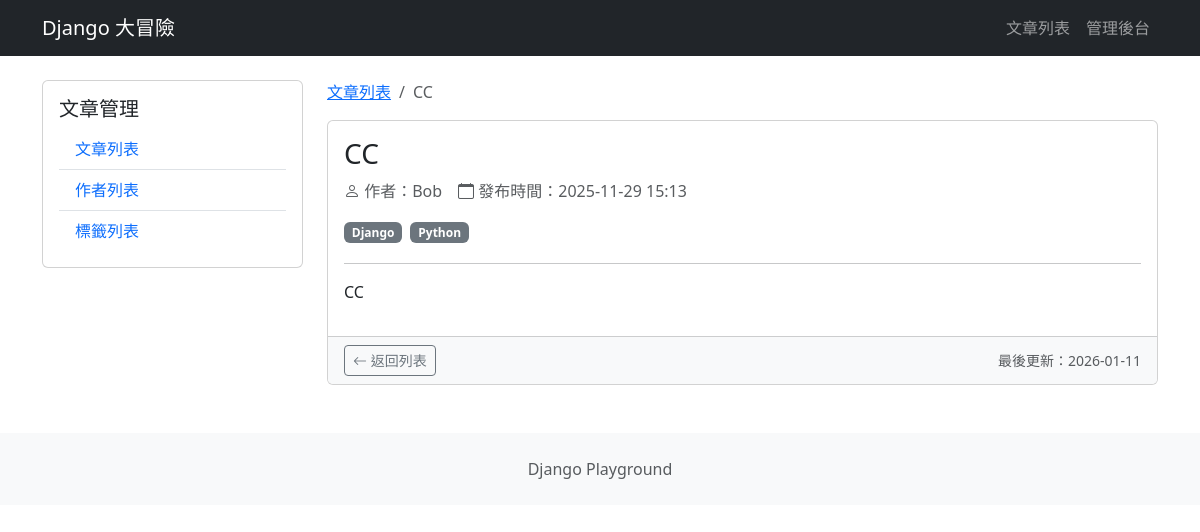
The page /blog/articles/6/ on the database its author committed.
### blog/models.py (models this page shows, shortened)
class Article(models.Model):
    title = models.CharField(max_length=200)
    content = models.TextField()
    created_at = models.DateTimeField(auto_now_add=True)
    updated_at = models.DateTimeField(auto_now=True)
    is_published = models.BooleanField(default=False)
    author = models.ForeignKey(  # ForeignKey外鍵會關聯到Author這張表
        Author,
        on_delete=models.CASCADE,  # 假設作者這筆資料被刪掉,文章就一起被刪掉
        related_name="articles",  # 反向的名字如何查詢,不寫也可以,Django 會自動命名為Default article
        null=True,
        blank=True,
    )
    tags = models.ManyToManyField(  # 多對多的關聯
        Tag,
        related_name="articles",  # 反向的名字如何查詢
        blank=True,
    )

class Author(models.Model):
    name = models.CharField(max_length=100)
    email = models.EmailField(unique=True)
    bio = models.TextField(blank=True)
    created_at = models.DateTimeField(auto_now_add=True)

class Tag(models.Model):
    name = models.CharField(max_length=50, unique=True)

### blog/views.py (the view)
# urls.py: path("articles/<int:article_id>/", views.article_detail, name="article_detail"),
def article_detail(request, article_id):
    article = get_object_or_404(Article, id=article_id)
    return render(request, "blog/article_detail.html", {"article": article})

### blog/templates/blog/article_detail.html (shortened to what this page needs)
{% extends "blog/base.html" %}
{% block blog_content %}
    <nav aria-label="breadcrumb" class="d-none d-md-block">
        <ol class="breadcrumb">
            <li class="breadcrumb-item">
                <a href="{% url 'blog:article_list' %}">文章列表</a>
            </li>
            <li class="breadcrumb-item active">
                {{ article.title }}
            </li>
        </ol>
    </nav>
    <article class="card">
        <div class="card-body">
            <h1 class="card-title fs-3 fs-md-2 fs-lg-1">
                {{ article.title }}
            </h1>
            <div class="d-flex flex-column flex-md-row align-items-md-center mb-3 text-muted">
                <span class="me-md-3 mb-2 mb-md-0">
                    <i class="bi bi-person"></i>
                    作者：{{ article.author.name }}
                </span>
                <span>
                    <i class="bi bi-calendar"></i>
                    發布時間：{{ article.created_at|date:"Y-m-d H:i" }}
                </span>
            </div>
            {% if article.tags.exists %}
                <div class="mb-3">
                    {% for tag in article.tags.all %}
                        <span class="badge bg-secondary me-1 mb-1">{{ tag.name }}</span>
                    {% endfor %}
                </div>
            {% endif %}
            <hr />
            <div class="article-content fs-6 fs-md-5">
                {{ article.content|linebreaks }}
            </div>
        </div>
        <div class="card-footer bg-light">
            <div class="d-flex justify-content-between align-items-center">
                <a href="{% url 'blog:article_list' %}"
                   class="btn btn-outline-secondary btn-sm">
                    <span class="d-none d-sm-inline">
                        <i class="bi bi-arrow-left"></i> 返回列表
                    </span>
                </a>
                <small class="text-muted d-none d-md-inline">
                    最後更新：{{ article.updated_at|date:"Y-m-d" }}
                </small>
            </div>
        </div>
    </article>
{% endblock blog_content %}

### rows shown on the page
Article: title "CC", author.name "Bob", created_at "2025-11-29 15:13", content "CC", updated_at "2026-01-11"
Tag: name "Django"
Tag: name "Python"
